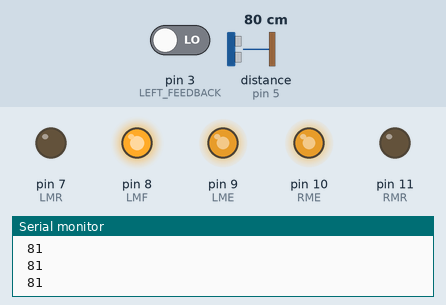
Recording of a sketch running on a simulated Arduino Uno, built with avr-gcc and run on an emulated ATmega328P. Parts: output pins drawn as LEDs (lit = HIGH), the last lines printed to the serial monitor. Inputs (shaded band) come from the test bench; at power-on: distance to the obstacle (sensor on pin 5) 80 cm, pin 3 (LEFT_FEEDBACK) LOW. The echo pulse lasts 58.3 µs per cm. At 2.6 s the program stops and its outputs stay as they are.

Above: at 1.2 s.
1.3 s: distance to the obstacle (sensor on pin 5) set to 2 cm
At 2.3 s:
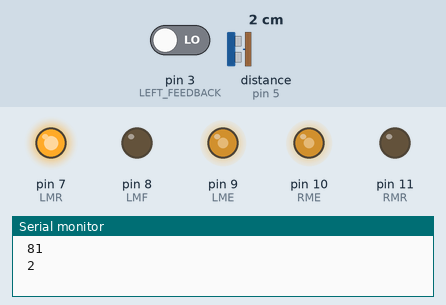
At 3.5 s:
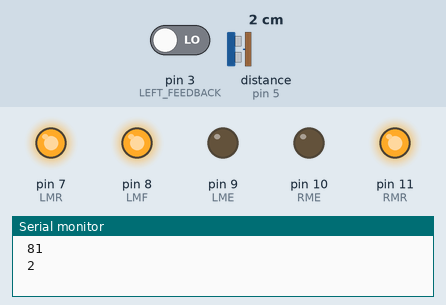
Timing chart, 0 to 4.1 s (numbered marks = the images above; inputs shaded):
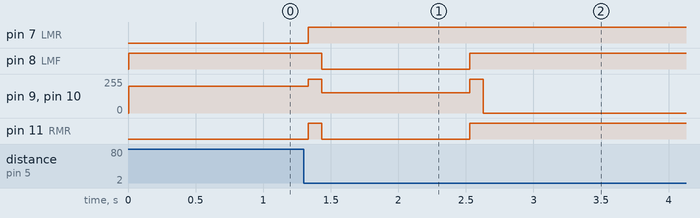

The sketch:

story_9.ino
```cpp
int LME = 9;
int LMR = 7;
int LMF = 8;
int RME = 10;
int RMR = 11;
int RMF = 12;
int leftspeed = 200;
int rightspeed = 200;
//int turn90 = 582 * 1.37;
int turn90 = 800 * 1.37;
int mill = 10000;
const int LEFT_FEEDBACK = 3; // Pin numbers on Rover
const int RIGHT_FEEDBACK = 3;

volatile int leftcounter = 0; // initiate counter to zero for start
volatile int rightcounter = 0; // counter could always be reset


#include <NewPing.h>

#define TRIGGER_PIN 4
#define ECHO_PIN 5
#define MAX_DISTANCE 300

NewPing sonar(TRIGGER_PIN, ECHO_PIN, MAX_DISTANCE);

void setup() {
  Serial.begin(115200);
  pinMode(LME, OUTPUT);
  pinMode(RMR, OUTPUT);
  pinMode(RME, OUTPUT);
  pinMode(LMF, OUTPUT);
  pinMode(LMR, OUTPUT);
  pinMode(LME, OUTPUT);

  attachInterrupt(digitalPinToInterrupt(LEFT_FEEDBACK),LeftMotorISR,RISING);
  attachInterrupt(digitalPinToInterrupt(RIGHT_FEEDBACK),RightMotorISR,RISING);
  //attachInterrupt(digitalPinToInterrupt(LEFT_FEEDBACK),LeftMotorISR,RISING);
  int distance = sonar.ping_cm();
}

void loop() {


   forwards();
   delay(50);
   int distance = sonar.ping_cm();
   Serial.print(distance);
   Serial.print(" \n ");
      //Serial.print(sonar.ping_cm());

   if (distance < 13){
    stop();
    turnLeft(turn90);
    stop();
    exit(0);
   }
   //delay(500);

   //stop();
   //exit(0);
}
void forwards() {
  /*
   * Moves rover forwards and doesn't stop
   */
  analogWrite(LME, leftspeed);
  analogWrite(RME, rightspeed);
  digitalWrite(LMF, HIGH);
  digitalWrite(RMF, HIGH);
  digitalWrite(LMR, LOW);
  digitalWrite(RMR, LOW);
}

void backwards() {
  /*
   * Moves rover backwards and doesn't stop
   */
  analogWrite(LME, leftspeed);
  analogWrite(RME, rightspeed);
  digitalWrite(LMF, LOW);
  digitalWrite(RMF, LOW);
  digitalWrite(LMR, HIGH);
  digitalWrite(RMR, HIGH);
}

void turnLeft(int turn){
  /*
   * Turns left 90 degrees
   */
  analogWrite(LME, (leftspeed * 0.76));
  analogWrite(RME, (rightspeed * 0.76));
  digitalWrite(LMR, HIGH);
  digitalWrite(LMF, LOW);
  digitalWrite(RMR, LOW);
  digitalWrite(RMF, HIGH);
  delay(turn);
}

void turnRight(int turn){
  /*
   * Turns right 90 degrees
   */
  analogWrite(LME, (leftspeed * 0.735));
  analogWrite(RME, (rightspeed * 0.735));
  digitalWrite(RMR, HIGH);
  digitalWrite(RMF, LOW);
  digitalWrite(LMR, LOW);
  digitalWrite(LMF, HIGH);
  delay(turn);
}

void returnLeft(int turn){
  /*
   * Reverse Turns left 90 degrees
   */
  analogWrite(LME, (leftspeed * 0.7));
  analogWrite(RME, (rightspeed * 0.7));
  digitalWrite(LMR, LOW);
  digitalWrite(LMF, HIGH);
  digitalWrite(RMR, HIGH);
  digitalWrite(RMF, LOW);
  delay(turn);
}

void returnRight(int turn){
  /*
   * Reverse Turns right 90 degrees
   */
  analogWrite(LME, (leftspeed * 0.767));
  analogWrite(RME, (rightspeed * 0.767));
  digitalWrite(RMR, LOW);
  digitalWrite(RMF, HIGH);
  digitalWrite(LMR, HIGH);
  digitalWrite(LMF, LOW);
  delay(turn);
}

void rightSquare(int turns) {
  /*
   * Make a square by turning right, uses 'turns' variable to set number of turns.
   */
  for (int i = 0; i < turns; i++) {
    forwards();
    delay(1100);
    turnRight(turn90);
    stop();
    delay(1000);
   }
}

void leftSquare(int turns) {
  /*
   * Make a square by turning left, uses 'turns' variable to set number of turns.
   */
  for (int i = 0; i < turns; i++) {
    forwards();
    delay(1100);
    turnLeft(turn90);
    stop();
    delay(1000);
   }
}

void rerightSquare(int turns) {
  /*
   * Make a square by turning right, uses 'turns' variable to set number of turns.
   */
  for (int i = 0; i < turns; i++) {
    backwards();
    delay(1100);
    returnRight(turn90);
    stop();
    delay(1000);
   }
}

void releftSquare(int turns) {
  /*
   * Make a square by turning left, uses 'turns' variable to set number of turns.
   */
  for (int i = 0; i < turns; i++) {
    backwards();
    delay(1100);
    returnLeft(turn90);
    stop();
    delay(1000);
   }
}

void counterForward(int counter = 975) {
  /*
   * Moves forwards for a set amount of counter.
   */
  if (rightcounter < counter) {
    forwards();
    }
}

void timedForward(int mill) {
  /*
   * Moves forwards for a set amount of counter.
   */
  forwards();
  if(millis() >= mill){
    stop();
    }
}

void timedBackward(int mill) {
  /*
   * Moves forwards for a set amount of counter.
   */
  backwards();
  if(millis() >= mill){
    stop();
    }
}

void stop() {
  /*
   * stops rover from moving
   */
  digitalWrite(LME, HIGH);
  digitalWrite(RME, HIGH);
  digitalWrite(LMF, HIGH);
  digitalWrite(RMF, HIGH);
  digitalWrite(LMR, HIGH);
  digitalWrite(RMR, HIGH);
  delay(100);
  digitalWrite(LME, LOW);
  digitalWrite(RME, LOW);
}


void LeftMotorISR(){
    // adds one to the counter on each motor revolution
    leftcounter++;
}

void RightMotorISR(){
    // adds one to the counter on each motor revolution
    rightcounter++;
}
```

Measured:
- after the input at 1.3 s, pin 7 (LMR): LOW → HIGH at once; pin 8 (LMF): HIGH → LOW after 0.13 s, → HIGH 1.1 s later; pin 9 (LME), pin 10 (RME): 200/255 → 255/255 at once, → 152/255 0.10 s later, → 255/255 1.1 s later, → 0/255 0.10 s later; pin 11 (RMR): LOW → HIGH at once, → LOW 0.10 s later, → HIGH 1.1 s later
